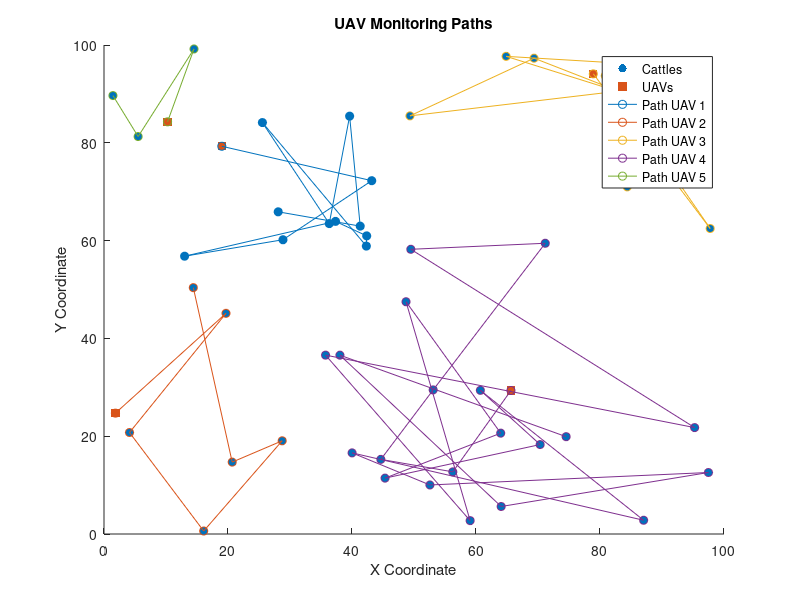
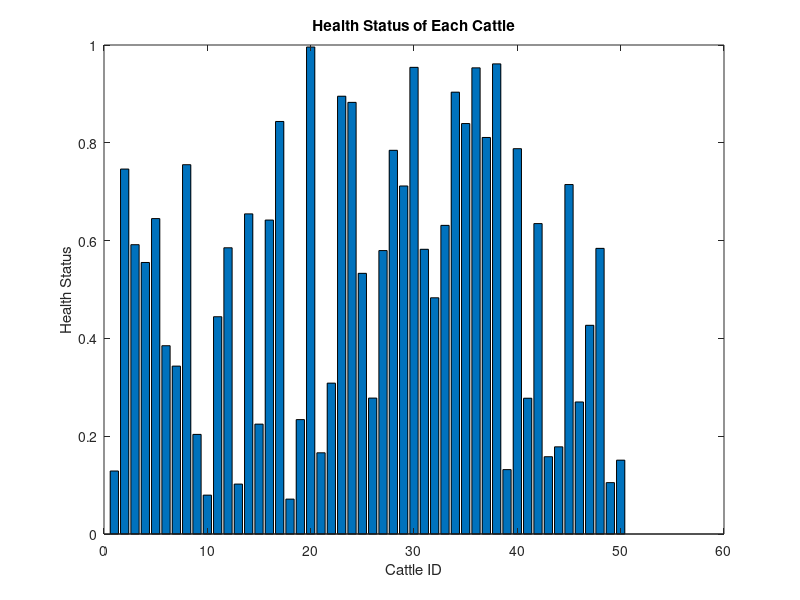
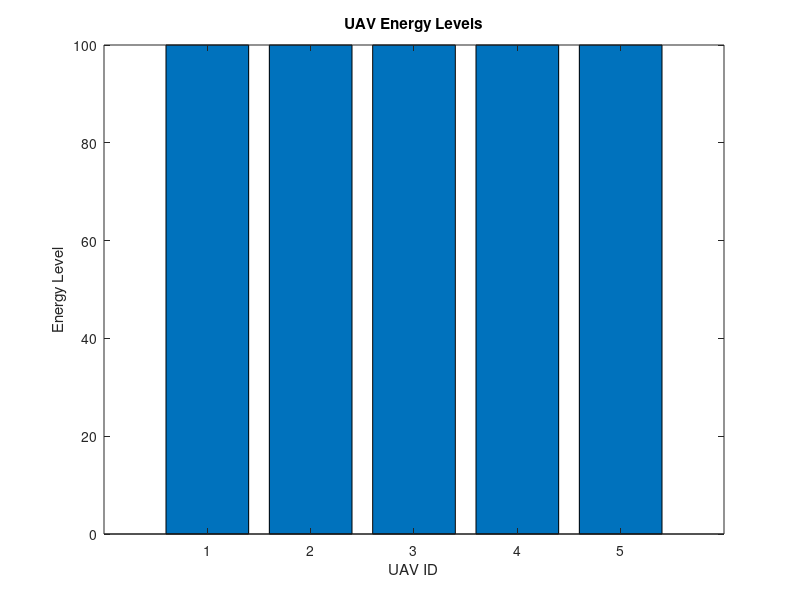
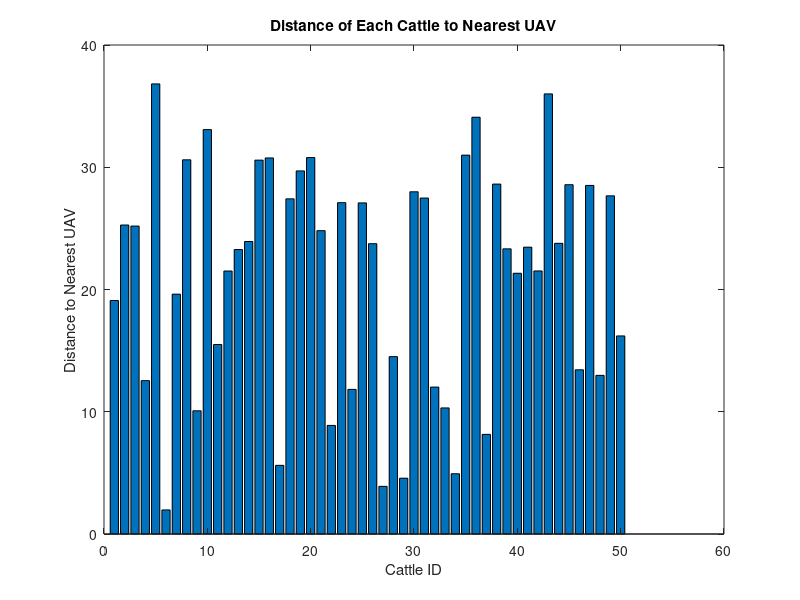

Write the MATLAB code that produced these figures, in order.
% Constants and Initialization
N_Cattles = 50; % Example number of Cattles
N_UAVs = 5; % Example number of UAVs
UAV_Range = 100; % UAV Range
IoT_Range = 50; % IoT Range
UAV_Energy_Value = 100; % UAV Energy Value
Health_Threshold = 0.5; % Health Threshold
UAV_Energy_Consumption = 1; % UAV Energy Consumption per unit distance

% Initialize UAV and cattle positions, health, and energy levels
cattleHealth = rand(N_Cattles, 1); % Random health for demonstration
UAV_Energy = ones(N_UAVs, 1) * UAV_Energy_Value; % Energy level of each UAV
cattlePosition = rand(N_Cattles, 2) * 100; % Random positions for demonstration
UAV_Position = rand(N_UAVs, 2) * 100; % Random positions for demonstration
UAV_Path = cell(N_UAVs, 1); % Paths taken by UAVs

% Calculate and Display Distance of Each Cattle to Nearest UAV
nearestUAVDistance = inf(N_Cattles, 1);
cattleAssignedUAV = zeros(N_Cattles, 1); % Store which UAV is closest to each cattle
for i = 1:N_Cattles
    for j = 1:N_UAVs
        distance = sqrt(sum((cattlePosition(i,:) - UAV_Position(j,:)).^2));
        if distance < nearestUAVDistance(i) && distance <= UAV_Range
            nearestUAVDistance(i) = distance;
            cattleAssignedUAV(i) = j; % Assign this cattle to UAV j
        end
    end
    if cattleAssignedUAV(i) > 0 % If the cattle is assigned to a UAV
        UAV_Path{cattleAssignedUAV(i)} = [UAV_Path{cattleAssignedUAV(i)}; cattlePosition(i,:)]; % Add cattle position to UAV's path
    end
end

% Scatter Plot for UAV Monitoring Paths
figure;
hold on;
title('UAV Monitoring Paths');
xlabel('X Coordinate');
ylabel('Y Coordinate');

% Plot cattle positions
scatter(cattlePosition(:,1), cattlePosition(:,2), 'o', 'filled', 'DisplayName', 'Cattles');

% Plot UAV positions
scatter(UAV_Position(:,1), UAV_Position(:,2), 's', 'filled', 'DisplayName', 'UAVs');

% Plot the paths
for j = 1:N_UAVs
    if ~isempty(UAV_Path{j})
        % Plot the path for each UAV as a line from UAV to each assigned cattle
        UAV_Path_X = [UAV_Position(j,1) UAV_Path{j}(:,1)'];
        UAV_Path_Y = [UAV_Position(j,2) UAV_Path{j}(:,2)'];
        plot(UAV_Path_X, UAV_Path_Y, '-o', 'DisplayName', sprintf('Path UAV %d', j));
    end
end

% Add legend
legend;
hold off;

% Bar Plot for Health Status of Each Cattle
figure;
bar(cattleHealth);
title('Health Status of Each Cattle');
xlabel('Cattle ID');
ylabel('Health Status');
ylim([0 1]);

% Bar Plot for UAV Energy Levels
figure;
bar(UAV_Energy);
title('UAV Energy Levels');
xlabel('UAV ID');
ylabel('Energy Level');

% Bar Plot for Distance of Each Cattle to Nearest UAV
figure;
bar(nearestUAVDistance);
title('Distance of Each Cattle to Nearest UAV');
xlabel('Cattle ID');
ylabel('Distance to Nearest UAV')
